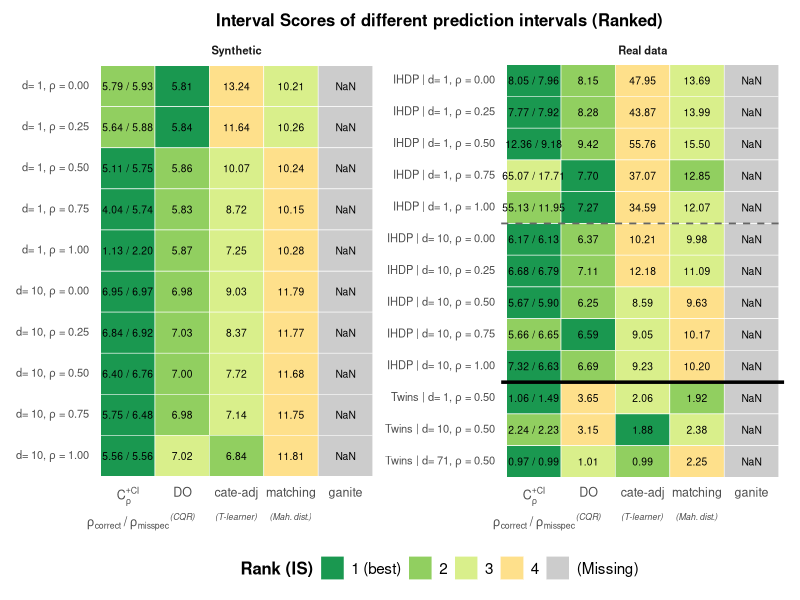
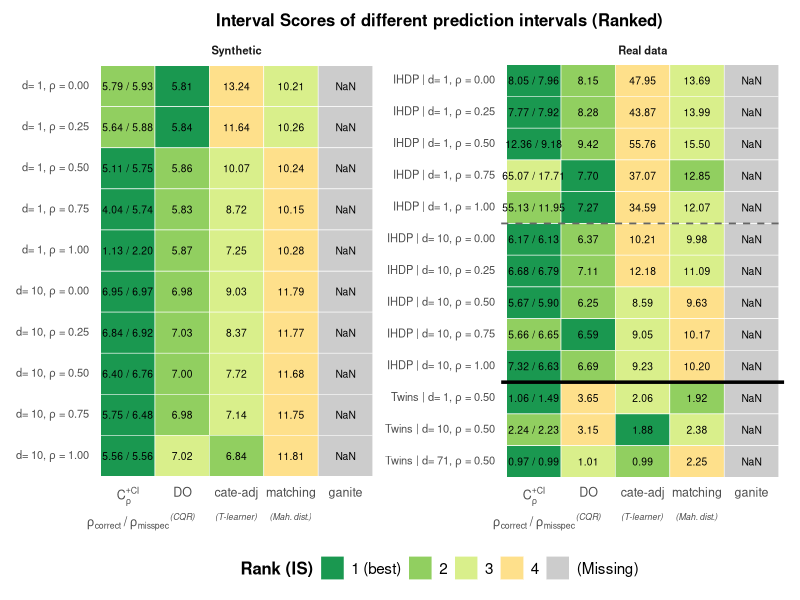

Write the R code that produced these figures, in order.
# ==== IS rank heatmap (legend right + flattened rows) ====
# Same as MSE_results.R but changed titles and modified the GANITE coloring
mse_final <- read.csv("intervalscore_results.csv", stringsAsFactors = FALSE)

library(dplyr)
library(tidyr)
library(stringr)
library(ggplot2)

# ---------- 1) Wide → long ----------
mse_long <- mse_final %>%
  pivot_longer(cols = -c(DGP, n, d, rho),
               names_to = "method", values_to = "value") %>%
  mutate(method = case_when(
    method %in% c("C_rho_rhoPerturbed", "C_rhoperturbed") ~ "mu_rho-misspecified",
    TRUE ~ method
  ))

# ---------- 2) Parse "mean ± SE" ----------
split <- str_split_fixed(as.character(mse_long$value), "\\s*(±|\\+/-|\\+-)\\s*", 2)
mse_long <- mse_long %>%
  mutate(
    mean_MSE = suppressWarnings(as.numeric(trimws(split[,1]))),
    se_MSE   = suppressWarnings(as.numeric(na_if(trimws(split[,2]), "NA"))),
    n   = as.numeric(n),
    d   = as.numeric(d),
    rho = as.numeric(rho)
  )

# ---------- 3) Merge C_rho & misspecified into one pseudo-method ----------
combo <- mse_long %>%
  filter(method %in% c("C_rho","mu_rho-misspecified")) %>%
  select(DGP, n, d, rho, method, mean_MSE) %>%
  pivot_wider(names_from = method, values_from = mean_MSE) %>%
  mutate(
    method    = "mu_rho (combined)",
    mean_MSE  = `mu_rho-misspecified`,                 # <<< rank by misspecified
    label_str = sprintf("%.2f / %.2f", `C_rho`, `mu_rho-misspecified`)
  ) %>%
  select(DGP, n, d, rho, method, mean_MSE, label_str)

others <- mse_long %>%
  filter(!method %in% c("C_rho","mu_rho-misspecified")) %>%
  mutate(label_str = sprintf("%.2f", mean_MSE)) %>%
  select(DGP, n, d, rho, method, mean_MSE, label_str)

mse <- bind_rows(combo, others)

# ---------- 4) Keep methods/rho of interest; drop Synthetic n=500 ----------
methods_order <- c("mu_rho (combined)","DO","CATE_adj","matching","ganite")  # μρ first
rho_grid <- c(0, 0.25, 0.5, 0.75, 1)

mse <- mse %>%
  filter(method %in% methods_order) %>%
  filter(is.na(rho) | rho %in% rho_grid) %>%
  filter(!(DGP == "Synthetic" & n == 500))

# ---------- 5) Scenario labels (remove n=..., keep d and ρ) ----------
fmt_rho <- function(x) {
  ifelse(is.na(x), "NA", formatC(as.numeric(x), format = "f", digits = 2))
}

mse <- mse %>%
  mutate(scenario = sprintf("%s | d=%s, ρ=%s", DGP, d, fmt_rho(rho)))

# ---------- 6) Rank (1 = best … 5 = worst) ----------
ranked <- mse %>%
  group_by(scenario) %>%
  mutate(
    rank_tmp = base::rank(mean_MSE, ties.method = "min"),
    rank_int = dplyr::dense_rank(rank_tmp),
    rank_int = pmin(rank_int, 5L)
  ) %>%
  ungroup() %>%
  mutate(rank_cat = factor(rank_int, levels = 1:5,
                           labels = c("1 (best)","2","3","4","(Missing)")))

# ---------- 7) Order rows: Synthetic → IHDP → Twins (top→bottom) ----------
scenario_meta <- mse %>%
  distinct(scenario, DGP, d, rho) %>%
  mutate(DGP_key = case_when(
    DGP == "Synthetic" ~ 1L,
    DGP == "IHDP"      ~ 2L,
    DGP == "Twins"     ~ 3L,
    TRUE               ~ 99L
  )) %>%
  arrange(DGP_key, d, rho)

ranked$scenario <- factor(ranked$scenario,
                          levels = rev(scenario_meta$scenario))

# ---------- 8) Convert row labels to plotmath expressions with bold rho ----------
make_label_expr <- function(s) {
  parts <- strsplit(s, "\\|")[[1]]
  dgp <- trimws(parts[1])
  details <- trimws(parts[2])
  d_val <- sub(".*d=([0-9]+).*", "\\1", details)
  rho_val <- sub(".*ρ=(.*)", "\\1", details)
  sprintf('"%s"~"| d="~%s*","~bold(rho)~"="~"%s"', dgp, d_val, rho_val)
}
scenario_levels <- levels(ranked$scenario)
lab_expr <- sapply(scenario_levels, make_label_expr)

# ---------- 9) Separators ----------
scenario_meta_plot <- ranked %>%
  distinct(scenario, DGP, rho) %>%
  mutate(y_index = match(scenario, levels(ranked$scenario)))

# Thick lines between datasets
dgp_sep <- scenario_meta_plot %>%
  group_by(DGP) %>%
  summarise(last_idx = max(y_index), .groups = "drop") %>%
  transmute(yintercept = last_idx + 0.5)

# Thin lines between rho=1 and rho=0 (consider reversed order!)
rho_sep <- scenario_meta_plot %>%
  group_by(DGP) %>%
  arrange(desc(y_index), .by_group = TRUE) %>%
  mutate(next_rho = lead(rho)) %>%
  filter(rho == 1 & next_rho == 0) %>%
  transmute(yintercept = y_index - 0.5)

# ---------- 10) Force column order ----------
ranked$method <- factor(ranked$method, levels = methods_order)

# ---------- 11) Panel assignment: Synthetic (left) vs Real data (right), separators, and plot ----------
library(patchwork)   # for side-by-side & shared legend; install if needed

# Attach panel directly from DGP and set panel order (Synthetic left, Real data right)
ranked <- ranked %>%
  dplyr::mutate(
    panel = dplyr::if_else(DGP == "Synthetic", "Synthetic", "Real data"),
    panel = factor(panel, levels = c("Synthetic", "Real data"))
  )

# Build a meta table with per-panel y indices (respecting the existing factor order of 'scenario')
scenario_meta_plot <- ranked %>%
  dplyr::distinct(scenario, DGP, rho, panel) %>%
  dplyr::mutate(y_index = match(scenario, levels(ranked$scenario))) %>%
  dplyr::arrange(panel, y_index)

# Thick lines between datasets (per panel)
dgp_sep <- scenario_meta_plot %>%
  dplyr::group_by(panel, DGP) %>%
  dplyr::summarise(last_idx = max(y_index), .groups = "drop") %>%
  dplyr::transmute(panel, yintercept = last_idx + 0.5)

# Remove the first horizontal thick line (the top line) within each panel
dgp_sep <- dgp_sep %>%
  dplyr::group_by(panel) %>%
  dplyr::filter(yintercept != max(yintercept)) %>%
  dplyr::ungroup()

# Thin dashed lines between rho=1 and rho=0 (per panel; account for reversed y order)
rho_sep <- scenario_meta_plot %>%
  dplyr::group_by(panel, DGP) %>%
  dplyr::arrange(dplyr::desc(y_index), .by_group = TRUE) %>%
  dplyr::mutate(next_rho = dplyr::lead(rho)) %>%
  dplyr::filter(rho == 1 & next_rho == 0) %>%
  dplyr::transmute(panel, yintercept = y_index - 0.5) %>%
  dplyr::ungroup()

# ---------- Custom y-axis labels: remove "Synthetic" text for Synthetic panel ----------
scenario_levels <- levels(ranked$scenario)
panel_map_df <- ranked %>% dplyr::distinct(scenario, panel)
panel_lookup <- setNames(as.character(panel_map_df$panel), as.character(panel_map_df$scenario))

lab_expr <- vapply(scenario_levels, function(s) {
  parts <- strsplit(s, "\\|")[[1]]
  dgp <- trimws(parts[1])
  details <- trimws(parts[2])
  d_val <- sub(".*d=([0-9]+).*", "\\1", details)
  rho_val <- sub(".*ρ=(.*)", "\\1", details)
  if (identical(panel_lookup[[s]], "Synthetic")) {
    sprintf('"d="~%s*","~bold(rho)~"="~"%s"', d_val, rho_val)
  } else {
    sprintf('"%s"~"| d="~%s*","~bold(rho)~"="~"%s"', dgp, d_val, rho_val)
  }
}, character(1L))

# ---------- 12) Plot ----------
rank_pal <- c("1 (best)"="#1a9850","2"="#91cf60","3"="#d9ef8b","4"="#fee08b","(Missing)"="gray80")

p_split <- ggplot(ranked, aes(x = method, y = scenario, fill = rank_cat)) +
  geom_tile(color = "white", linewidth = 0.2) +
  geom_hline(data = dgp_sep, aes(yintercept = yintercept),
             inherit.aes = FALSE, color = "black", linewidth = 1.2) +
  geom_hline(data = rho_sep, aes(yintercept = yintercept),
             inherit.aes = FALSE, color = "grey40", linewidth = 0.6, linetype = "dashed") +
  geom_text(aes(label = label_str), size = 2.6) +
  scale_x_discrete(labels = function(x) {
    out <- dplyr::case_when(
      x == "mu_rho (combined)" ~ "atop(C[rho]^+CI, rho[correct]~'/'~rho[misspec])",
      x == "DO"                ~ "atop('DO', scriptstyle(italic('(CQR)')))",
      x == "CATE_adj"          ~ "atop('cate-adj', scriptstyle(italic('(T-learner)'))) ",
      x == "matching"          ~ "atop('matching', scriptstyle(italic('(Mah. dist.)')))",
      TRUE ~ paste0("'", x, "'")
    )
    parse(text = out)
  }) +
  scale_y_discrete(labels = setNames(parse(text = lab_expr), scenario_levels)) +
  scale_fill_manual(values = rank_pal, name = "Rank (IS)", drop = FALSE, na.value = "gray80") +
  labs(title = "Interval Scores of different prediction intervals (Ranked)", x = NULL, y = NULL) +
  facet_wrap(~ panel, ncol = 2, scales = "free_y") +
  theme_minimal(base_size = 10) +
  theme(
    axis.text.y = element_text(size = 8),
    axis.text.x = element_text(size = 9),
    legend.text = element_text(size = 11),
    legend.title = element_text(size = 12, face = "bold"),
    plot.title = element_text(face = "bold", margin = ggplot2::margin(b = 6), hjust = 0.5),
    strip.text = element_text(face = "bold"),
    strip.background = element_blank(),
    panel.grid  = element_blank(),
    legend.position = "bottom",
    plot.margin = ggplot2::margin(4, 6, 4, 6)
  )

# Combine panels with shared legend
p_split + plot_layout(guides = "collect") & theme(legend.position = "bottom")

# Save plot
ggsave("IS_heat_v2.pdf", width = 8.5, height = 6, dpi = 500)
